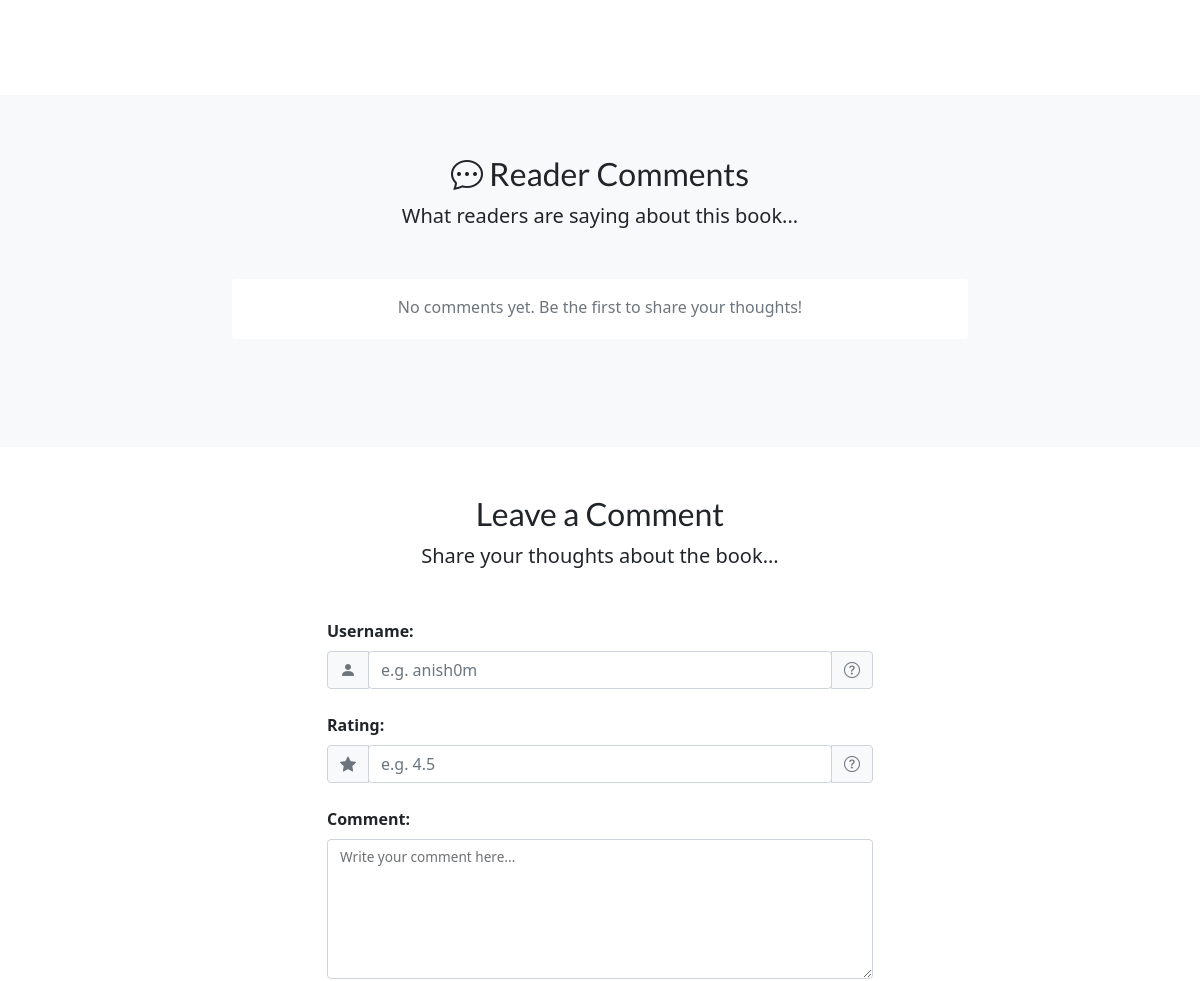
Page /bookstore/books/robert-langdon-series (middle part) on the earlier database version.
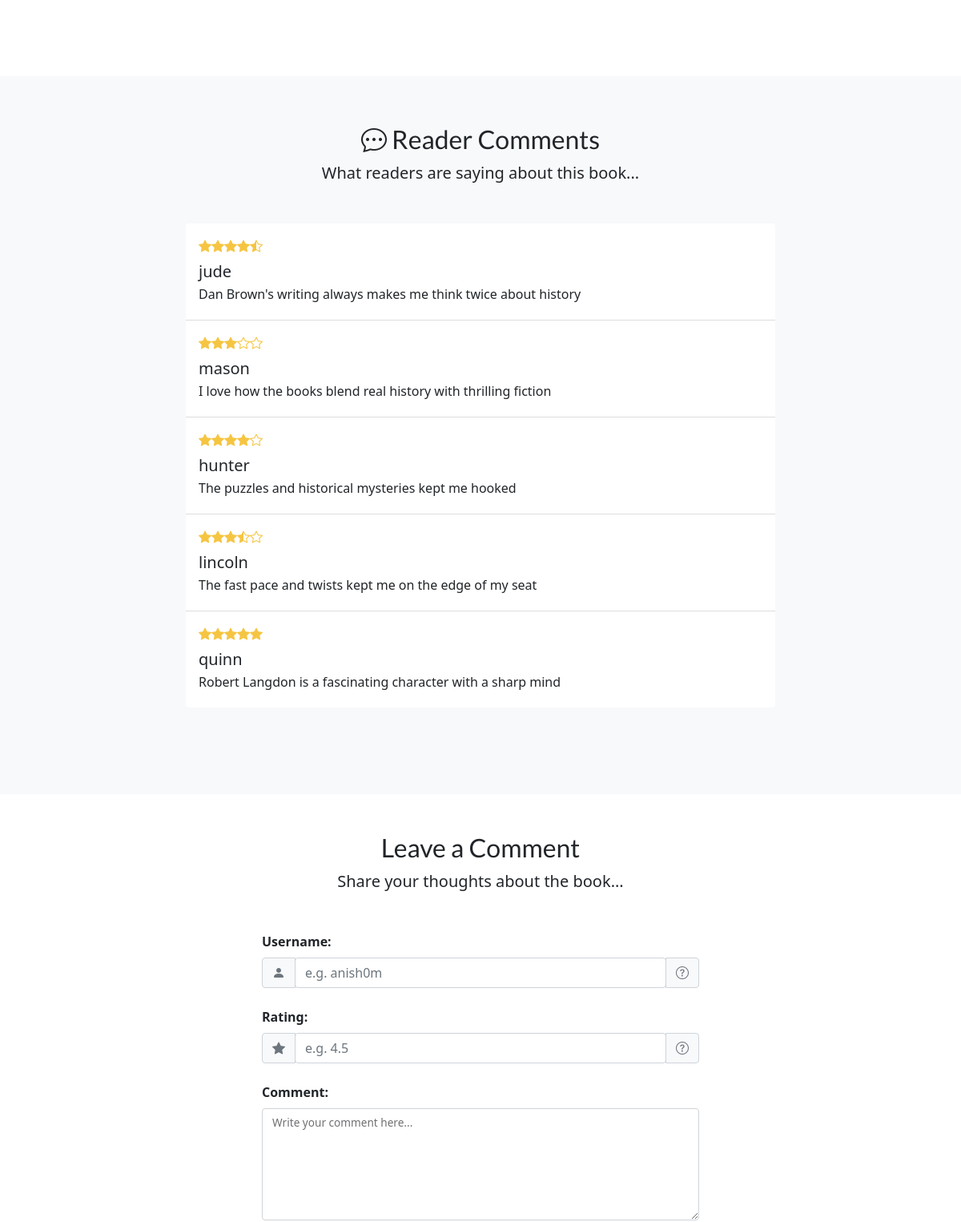
Same page on the later database version.
### bookstore/models.py (models this page shows)
class Comment(models.Model):
    username = models.CharField(max_length=120)
    rating = models.DecimalField(
        max_digits=2,
        decimal_places=1,
        validators=[
            MinValueValidator(Decimal('0.0')),
            MaxValueValidator(Decimal('5.0'))
        ]
    )
    text = models.TextField(max_length=400)
    book = models.ForeignKey(Book, on_delete=models.CASCADE, related_name="comments")

### bookstore/views.py (the view, shortened to what this page needs)
# urls.py: path("books/<slug:slug>", views.SingleBookView.as_view(), name="book-detail-page"),
class SingleBookView(View):
    def get(self, request, slug):
        book = Book.objects.get(slug=slug)
        context = {
            "book": book,
            "book_tags": book.tags.all(),
            "comment_form": CommentForm(),
            "comments": book.comments.all().order_by("-id"),
        }
        return render(request, "bookstore/book-detail.html", context)

### bookstore/forms.py
class CommentForm(forms.ModelForm):
    class Meta:
        model = Comment
        exclude = ["book"]
        labels = {
            "user_name": "Your Name",
            "rating": "Your Email",
            "text": "Your Comment"
        }

### bookstore/models.py (called while the page is built)
    def __str__(self):
        return self.caption

### recipes/templatetags/filters.py (called while the page is built)
@register.filter
def render_stars(rating):
    full_stars = int(rating)
    half_star = 1 if (rating - full_stars) >= 0.5 else 0
    empty_stars = 5 - full_stars - half_star
    stars_html = (
        '<i class="bi bi-star-fill"></i>' * full_stars +
        '<i class="bi bi-star-half"></i>' * half_star +
        '<i class="bi bi-star"></i>' * empty_stars
    )
    return stars_html

### bookstore/templates/bookstore/book-detail.html (shortened to what this page needs)
{% extends "base.html" %}
{% load static %}
{% block css_files %}
  <link rel="stylesheet" href="{% static "/bookstore/book-detail.css" %}"/>
{% endblock %}
{% block content %}
  <section id="topics">
  </section>
  {% load filters %}
  <section id="reviews" class="bg-light">
    <div class="container-lg">
      <div class="text-center">
        <h2><i class="bi bi-chat-dots"></i> Reader Comments</h2>
        <p class="lead">What readers are saying about this book...</p>
      </div>
      <div class="row justify-content-center my-5">
        <div class="col-lg-8">
          <div class="list-group">
            {% for comment in comments %}
              <div class="list-group-item py-3">
                <div class="pb-2">
                  {{ comment.rating|render_stars|safe }}
                </div>
                <h5 class="mb-1">{{ comment.username }}</h5>
                <p class="mb-1">{{ comment.text }}</p>
              </div>
            {% empty %}
              <div class="list-group-item py-3 text-center">
                <p class="mb-1 text-muted">No comments yet. Be the first to share your thoughts!</p>
              </div>
            {% endfor %}
          </div>
        </div>
      </div>
    </div>
  </section>
  <section id="comment">
    <div class="container-lg">
      <div class="text-center">
        <h2>Leave a Comment</h2>
        <p class="lead">Share your thoughts about the book...</p>
      </div>
      <div class="row justify-content-center my-5">
        <div class="col-lg-6">
          <form method="post" action="{% url 'book-detail-page' book.slug %}">
            <label for="username" class="form-label">Username:</label>
            <div class="input-group mb-4">
              <span class="input-group-text">
                <i class="bi bi-person-fill text-secondary"></i>
              </span>
              <input
                type="text"
                id="username"
                name="username"
                class="form-control"
                placeholder="e.g. anish0m"
              />
              <span class="input-group-text">
                <span class="tt" data-bs-placement="bottom" title="Enter your username.">
                  <i class="bi bi-question-circle text-muted"></i>
                </span>
              </span>
            </div>
            <label for="rating" class="form-label">Rating:</label>
            <div class="input-group mb-4">
              <span class="input-group-text">
                <i class="bi bi-star-fill text-secondary"></i>
              </span>
              <input
                type="number"
                id="rating"
                name="rating"
                class="form-control"
                placeholder="e.g. 4.5"
                step="0.1"
                min="0.0"
                max="5.0"
              />
              <span class="input-group-text">
                <span class="tt" data-bs-placement="bottom" title="Rate between 0.0 and 5.0.">
                  <i class="bi bi-question-circle text-muted"></i>
                </span>
              </span>
            </div>
            <label for="text" class="form-label">Comment:</label>
            <div class="mb-4 form-floating">
              <textarea
                class="form-control"
                id="text"
                name="text"
                style="height: 140px" >
              </textarea>
              <label for="text">Write your comment here...</label>
            </div>
          </form>
        </div>
      </div>
    </div>
  </section>
{% endblock %}

### templates/base.html (shortened to what this page needs)
{% load static %}
<!DOCTYPE html>
<html lang="en">
  <head>
    <link rel="stylesheet" href="{% static "app.css" %}"/>
    <link href="https://cdn.jsdelivr.net/npm/bootstrap-icons/font/bootstrap-icons.css" rel="stylesheet">
    <link href="https://cdn.jsdelivr.net/npm/bootstrap@5.0.2/dist/css/bootstrap.min.css" rel="stylesheet"
>
      <link rel="stylesheet" href="https://cdn.jsdelivr.net/npm/bootstrap-icons@1.11.3/font/bootstrap-icons.min.css">
    {% block css_files %}{% endblock %}
  </head>
  <body>
    <section id="content">
      {% block content %}{% endblock %}
    </section>
  </body>
</html>

### static/app.css (style rules this page uses)
* { box-sizing: border-box; }
html { font-family: 'Open Sans', 'Lato', sans-serif; }
body { margin: 0; }
h1, h2, h3 { font-family: 'Lato', sans-serif; font-weight: bold; }

### bookstore/static/bookstore/book-detail.css (style rules this page uses)
#topics { padding: 3rem 0; }
#comment { padding: 3rem 0; }
#comment .form-label { font-weight: bold; }
#comment .form-control, #comment .form-select { border-radius: 0.25rem; }
#comment .input-group-text { background-color: #f8f9fa; border: 1px solid #ced4da; }
#reviews { padding: 60px 0; }
#reviews .list-group-item { border: none; border-bottom: 1px solid #ddd; }
#reviews .list-group-item:last-child { border-bottom: none; }
#reviews .bi-star, #reviews .bi-star-half, #reviews .bi-star-fill { border-color: #f39c12; color: #f5c542; }

Differences in the rows shown:
added Comment: rating 4.9 (drawn), username "jude", text "Dan Brown's writing always makes me think twice about history"
added Comment: rating 3 (drawn), username "mason", text "I love how the books blend real history with thrilling fiction"
added Comment: rating 4.3 (drawn), username "hunter", text "The puzzles and historical mysteries kept me hooked"
added Comment: rating 3.9 (drawn), username "lincoln", text "The fast pace and twists kept me on the edge of my seat"
added Comment: rating 5 (drawn), username "quinn", text "Robert Langdon is a fascinating character with a sharp mind"
Other differences:
text no longer shown: "No comments yet. Be the first to share your thoughts!"
